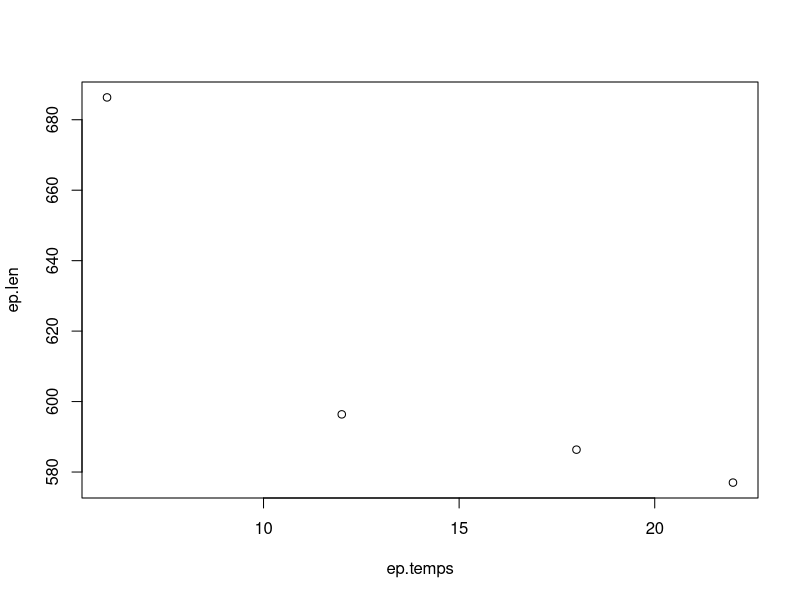
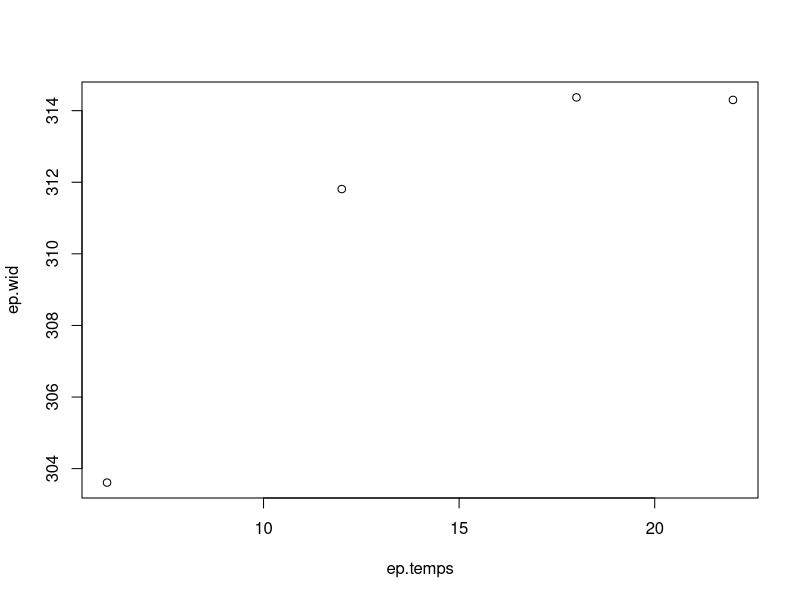
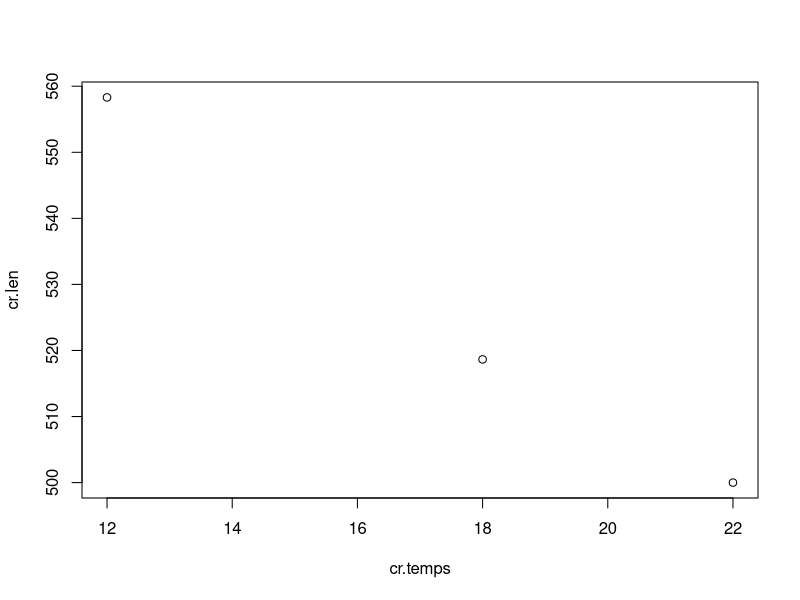
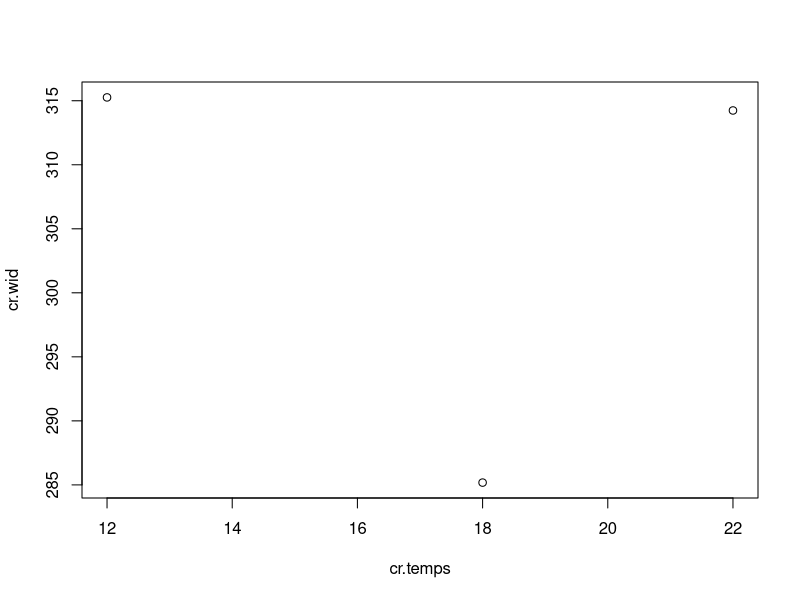
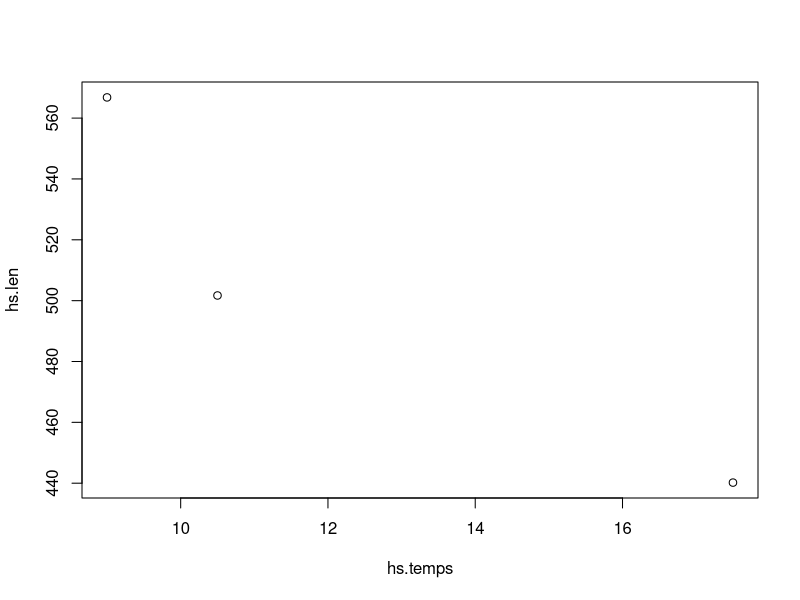
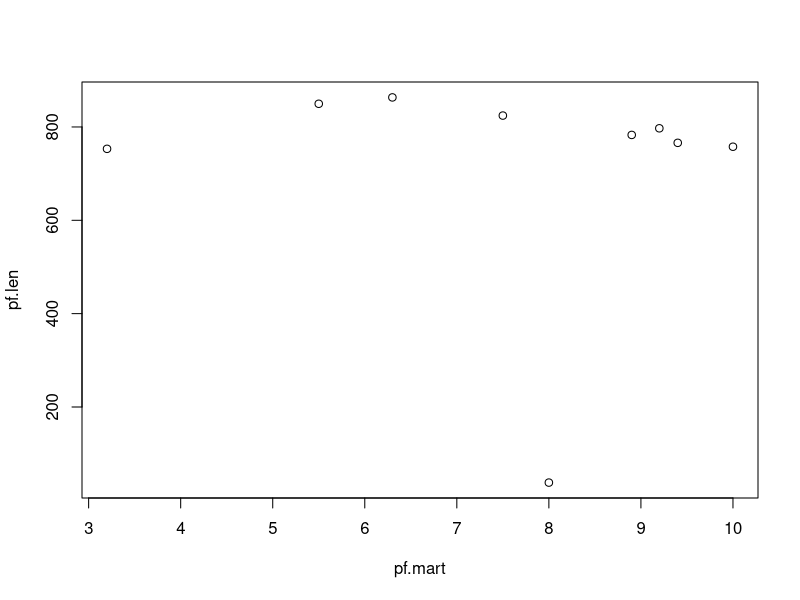
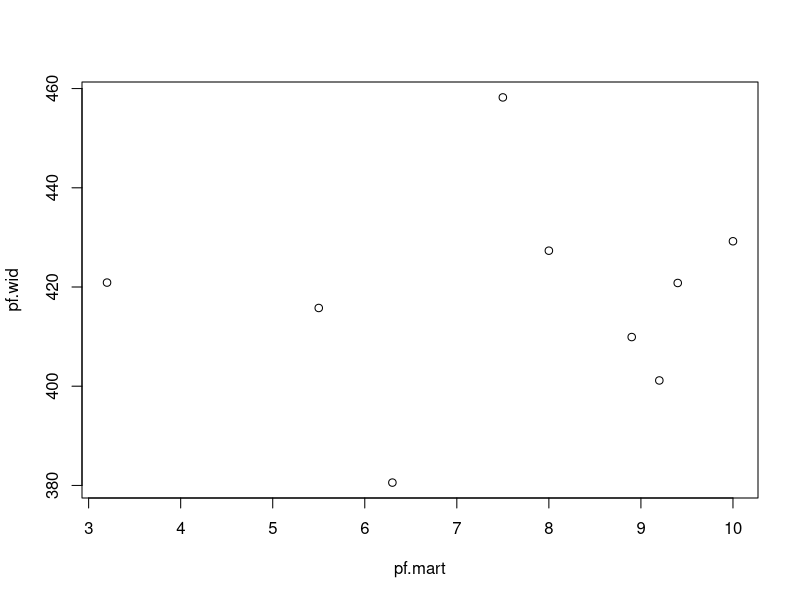
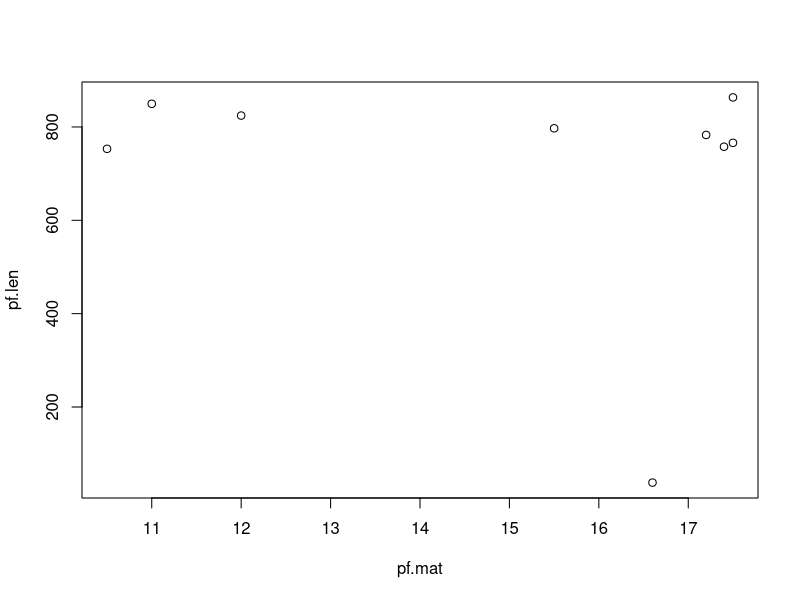

These figures' R source, in order:
#FOR EVERY 1˚C, A CHANGE IN 0 TO 6.5 um IN LENGTH

# can also read in "temperature_zooid" in Dropbox/ROCKS-PARADOX/Bryozoans

#from Menon 1972
#ep = Electra pilosa
#cr = Conopenum reticulum
#units are um
#degrees in C
ep.temps <- c(6, 12, 18, 22)
ep.len <- c(686.34, 596.37, 586.35, 577)
ep.wid <- c(303.61, 311.81, 314.37, 314.30)
summary(lm(ep.len ~ ep.temps)) #slope: -6.429 
summary(lm(ep.wid ~ ep.temps)) #slope: 0.6621 

plot(ep.len ~ ep.temps)
plot(ep.wid ~ ep.temps)


cr.temps <- c(12, 18, 22)
cr.len <- c(558.31, 518.65, 500)
cr.wid <- c(315.26, 285.18, 314.24)
summary(lm(cr.len ~ cr.temps)) #slope: -5.8925 
summary(lm(cr.wid ~ cr.temps)) #slope: -0.4897 

plot(cr.len ~ cr.temps)
plot(cr.wid ~ cr.temps)


#from Silén & Harmelin
#Haplopoma sciaphium
#units are um
hs.temps <- c()
hs.temps[1] <- mean(c(12, 23))
hs.temps[2] <- mean(c(9, 12))
hs.temps[3] <- mean(c(1, 17))
hs.len <- c(440.2, 501.7, 566.8)
summary(lm(hs.len ~ hs.temps)) #slope = -12.990

plot(hs.len ~ hs.temps)

#Lombardi et al.
#Pentapora fascialis
#mart = mean annual range of temperature; C
#mat = mean annual temperature; C
#units are um
pf.loc <- c("Plymouth", "Lizard", "Grmac", "Tino Island",
            "Palau", "Praiano", "Cala Gonone", "Palmi",
            "Scoglitti")
pf.mart <- c(7.5, 5.5, 3.2, 8.9, 9.2, 10, 9.4, 8, 6.3)
pf.mat <- c(12, 11, 10.5, 17.2, 15.5, 17.4, 17.5, 16.6, 17.5)
pf.len <- c(824.41, 849.69, 753.16, 782.94, 797.14, 757.66, 766,38, 863.33)
pf.wid <- c(458.22, 415.77, 420.89, 409.91, 401.16, 429.22, 420.81, 427.32, 380.57)
summary(lm(pf.mat ~ pf.len)) #slope = -0.002522
summary(lm(pf.mat ~ pf.wid)) #slope = -0.05435
summary(lm(pf.mart ~ pf.len)) #slope = -0.0009694
summary(lm(pf.mart ~ pf.wid)) #slope = 0.009702

plot(pf.len ~ pf.mart)
plot(pf.wid ~ pf.mart)

plot(pf.len ~ pf.mat)
plot(pf.wid ~ pf.mat)

#difference in small zooids to large zooids is ~400µm:
#y = mx + b
#y = zh
#figuring out x
#based on ep:
(400/704.738)+6.429 #6.996587 ˚C of temp change
#based on cr:
(400/627.7900)+5.8925 #6.529656 ˚C of temp change
#based on hs:
(400/663.109)+12.990 #13.59322 ˚C of temp change
#based on pf:
(400/16.824420)+0.002522 #23.77749 ˚C of temp change
